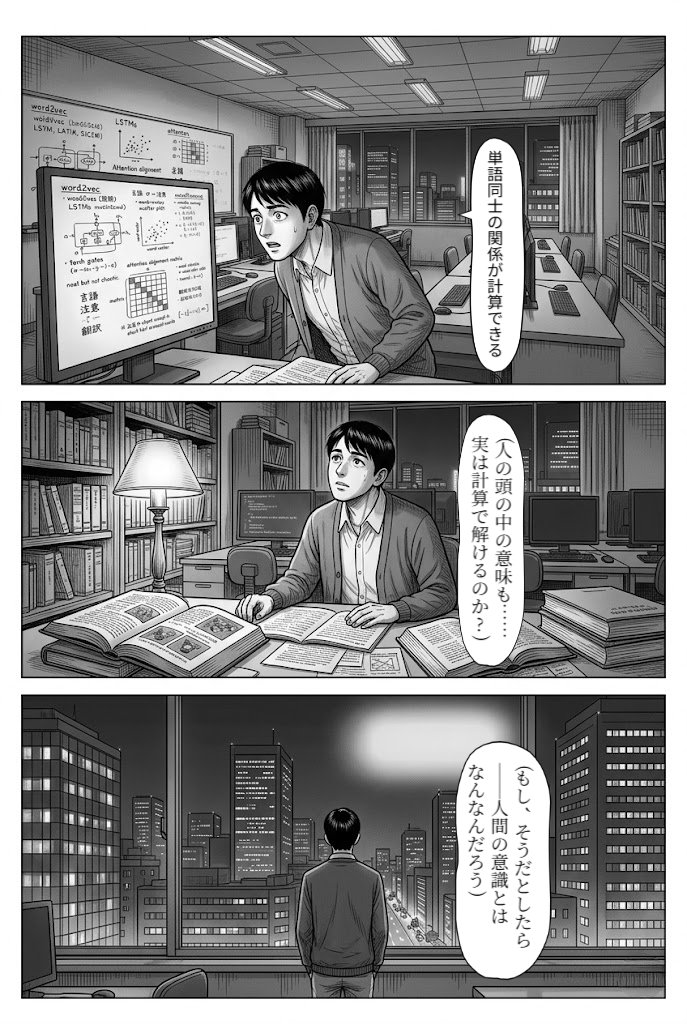
#> input picture pub/epoch/a2-c9e74fcdca2630e9/img/0297d4998adb.jpg, 687 x 1024 px, found by its file name
$ jupyter execute cnn_on_your_image.ipynb
#> lines starting #> are read from the running program, lines starting #| are printed output that depends on the picture
# 畳み込みを、自分の画像で動かす

畳み込み・ReLU・プーリングを、ライブラリに任せず **for ループで** 書きます。
そして **あなたの写真** に掛けます。

図解は決まった小さな格子でしか動かせません。ここでは実物の画像で、
「機械が見るとはどういうことか」を確かめます。

- **戻る**: [畳み込みとプーリング](https://manga-epoch.pages.dev/pub/epoch/arc2/figures_cnn.html) — 同じ内容をスライダで動かせます
- **必要なもの**: NumPy・matplotlib・Pillow（Colab の標準環境でそのまま動きます）
- 上から順に実行してください（Colab では `Shift + Enter`）。

## 0. 画像を用意する

**自分の画像を使う場合**: 下のセルを実行するとファイル選択が出ます（Colab のみ）。
自分で撮った写真など、使う権利のある画像にしてください。

**何も選ばなかった場合**: その場で合成した画像を使います（外部の素材は使いません）。

[cell 1]
import numpy as np, matplotlib.pyplot as plt
from PIL import Image

def synthetic(n=192):
    """外部素材を使わずに、輪郭・縞・なだらかな面がそろった画像を作る。"""
    y, x = np.mgrid[0:n, 0:n]
    img = np.full((n, n), 0.45)
    img[(x - n*0.32)**2 + (y - n*0.36)**2 < (n*0.17)**2] = 0.92     # 円
    img[int(n*0.60):int(n*0.86), int(n*0.14):int(n*0.52)] = 0.12    # 四角
    img += 0.22 * (np.sin(x / 3.0) > 0) * ((x > n*0.58) & (y > n*0.14) & (y < n*0.5))
    img += np.linspace(0, .18, n)[None, :]                          # ゆるい明暗
    return np.clip(img, 0, 1)

img = None
try:
    from google.colab import files                    # Colab のときだけ通る
    up = files.upload()
#> the answer given: 0297d4998adb.jpg
    if up:
        name = list(up)[0]
        img = np.asarray(Image.open(name).convert("L"), dtype=float) / 255.0
        print(f"{name} を読み込みました")
except Exception:
    pass

if img is None:
    img = synthetic()
    print("合成画像を使います")

# 大きすぎると for ループが遅いので長辺 256px に収める
if max(img.shape) > 256:
    s = 256 / max(img.shape)
#> s = 0.25
    img = np.asarray(Image.fromarray((img*255).astype(np.uint8))
                     .resize((int(img.shape[1]*s), int(img.shape[0]*s))), float) / 255.0
#> img: shape (256, 171) float64

print("形:", img.shape, " 値の範囲:", round(img.min(), 2), "〜", round(img.max(), 2))
#| 形: (256, 171)  値の範囲: 0.0 〜 1.0
plt.figure(figsize=(4.5, 4.5)); plt.imshow(img, cmap="gray", vmin=0, vmax=1)
plt.title(f"input {img.shape}"); plt.axis("off"); plt.show()

## 1. 画像は、数の格子

グレースケールの画像は、明るさ（0 = 黒、1 = 白）が並んだ 2 次元配列です。
左上の 8×8 を数字で覗きます。

[cell 2]
np.set_printoptions(precision=2, suppress=True, linewidth=120)
print(img[:8, :8])
#| [[1. 1. 1. 1. 1. 1. 1. 1.]
#|  [1. 1. 1. 1. 1. 1. 1. 1.]
#|  [1. 1. 1. 1. 1. 1. 1. 1.]
#|  [1. 1. 1. 1. 1. 1. 1. 1.]
#|  [1. 1. 1. 1. 1. 1. 1. 1.]
#|  [1. 1. 1. 1. 1. 1. 1. 1.]
#|  [1. 1. 1. 1. 1. 1. 1. 1.]
#|  [1. 1. 1. 1. 1. 1. 1. 1.]]

## 2. 畳み込み

小さな格子（**カーネル**）を画像の上で滑らせ、重なった部分どうしを掛けて足します。

$$y[i,j]=\sum_{u=0}^{K-1}\sum_{v=0}^{K-1} x[i\cdot S+u,\; j\cdot S+v]\;k[u,v]$$

$K$ がカーネルの大きさ、$S$ がずらす幅（ストライド）です。
ライブラリを使わず、そのまま書きます。

[cell 3]
def conv2d(x, k, stride=1, pad=0):
#> called with x = array of shape (5, 5), k = array of shape (3, 3), stride = 1, pad = 0
    if pad:
        x = np.pad(x, pad, mode="edge")
    K = k.shape[0]
    H = (x.shape[0] - K) // stride + 1
    W = (x.shape[1] - K) // stride + 1
    out = np.zeros((H, W))
    for i in range(H):
        for j in range(W):
            patch = x[i*stride:i*stride+K, j*stride:j*stride+K]
            out[i, j] = np.sum(patch * k)          # 掛けて、足す。これだけ
    return out

# 3×3 を手で組んで、動きを確かめる
tiny = np.arange(25, dtype=float).reshape(5, 5)
kid  = np.zeros((3, 3)); kid[1, 1] = 1.0           # 中央だけ 1 = 何もしないカーネル
print("入力:\n", tiny)
print("\n恒等カーネルを通すと、真ん中の 3×3 がそのまま出る:\n", conv2d(tiny, kid))

### カーネルを取り替えると、拾うものが変わる

同じ演算のまま、格子の数字だけを変えます。

[cell 4]
kernels = {
    "vertical edge":   np.array([[-1, 0, 1], [-2, 0, 2], [-1, 0, 1]], float),
    "horizontal edge": np.array([[-1, -2, -1], [0, 0, 0], [1, 2, 1]], float),
    "blur":            np.ones((3, 3)) / 9.0,
    "sharpen":         np.array([[0, -1, 0], [-1, 5, -1], [0, -1, 0]], float),
}

fig, axes = plt.subplots(1, 5, figsize=(17, 3.6))
axes[0].imshow(img, cmap="gray"); axes[0].set_title("input"); axes[0].axis("off")
for ax, (name, k) in zip(axes[1:], kernels.items()):
    o = conv2d(img, k, pad=1)
    ax.imshow(o, cmap="gray"); ax.set_title(name); ax.axis("off")
    print(f"{name:16} 出力 {o.shape}  範囲 {o.min():+.2f} 〜 {o.max():+.2f}")
#> this loop made 4 passes
#| vertical edge    出力 (256, 171)  範囲 -3.91 〜 +3.64
#| horizontal edge  出力 (256, 171)  範囲 -4.00 〜 +3.58
#| blur             出力 (256, 171)  範囲 +0.00 〜 +1.00
#| sharpen          出力 (256, 171)  範囲 -1.16 〜 +2.42
#> pass 1, `o = conv2d(img, k, pad=1)`:
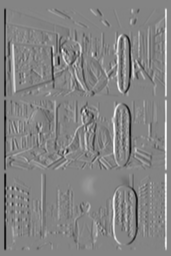
#> o: shape (256, 171) float64; min -3.91, max 3.64, mean -2.01e-05; drawn with min black and max white
#> after the loop:
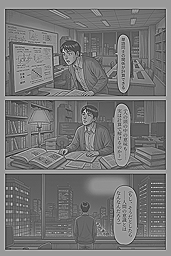
#> o: shape (256, 171) float64; min -1.16, max 2.42, mean 0.539; drawn with min black and max white
plt.tight_layout(); plt.show()

`vertical edge` は縦の輪郭だけ、`horizontal edge` は横の輪郭だけが残ります。
**同じ画像・同じ演算で、格子の数字が違うだけ**です。

畳み込み層の学習とは、この 9 個の数字をデータから決めることにほかなりません。
人が「縦の輪郭を見ろ」と教えるのではなく、そうすると都合がいいと機械が見つけます。

## 3. 出力の大きさ

パディング $P$、ストライド $S$、カーネル $K$ のとき、出力の一辺は

$$\left\lfloor\frac{W-K+2P}{S}\right\rfloor+1$$

になります。**式が実際と合うか、総当たりで確かめます。**

[cell 5]
W = img.shape[1]
#> W = 171
ok = True
print(f"{'K':>2} {'S':>2} {'P':>2} | {'式':>5} {'実際':>5}")
for K in (3, 5, 7):
    for S in (1, 2, 3):
        for P in (0, 1, 2):
            k = np.ones((K, K)) / (K*K)
            actual = conv2d(img, k, stride=S, pad=P).shape[1]
            formula = (W - K + 2*P) // S + 1
            ok &= actual == formula
            print(f"{K:>2} {S:>2} {P:>2} | {formula:>5} {actual:>5}"
                  + ("" if actual == formula else "   ← 不一致"))
#> after the loop, ok = True
print("\n→ すべて一致。" if ok else "\n→ 不一致あり。")
#| → すべて一致。

ストライドを 2 にすると出力が約半分になります。**画像を縮めながら見る**ということで、
深い層ほど「広い範囲をまとめて見る」ようになる仕組みの一つです。

## 4. ReLU — 負を捨てる

$$\mathrm{ReLU}(z)=\max(0,z)$$

輪郭検出の出力には正と負の両方が出ます（明→暗と暗→明）。
ReLU を通すと**片側だけ**が残ります。

[cell 6]
edge = conv2d(img, kernels["vertical edge"], pad=1)
relu = np.maximum(0, edge)

fig, axes = plt.subplots(1, 3, figsize=(13, 3.8))
axes[0].imshow(edge, cmap="RdBu_r", vmin=-2, vmax=2); axes[0].set_title("conv (red=+, blue=-)")
axes[1].imshow(relu, cmap="gray"); axes[1].set_title("after ReLU")
axes[2].hist(edge.ravel(), bins=60, color="#B4493F", alpha=.6, label="conv")
axes[2].hist(relu.ravel(), bins=60, color="#6E7BA8", alpha=.6, label="ReLU")
axes[2].set_yscale("log"); axes[2].legend(); axes[2].set_title("distribution")
for a in axes[:2]: a.axis("off")
plt.tight_layout(); plt.show()
#> after `plt.tight_layout()`:
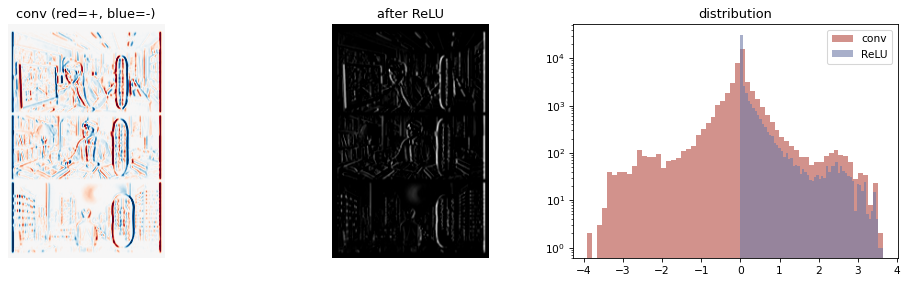
#> figure drawn by matplotlib, 3 panels; panel 3: tallest bar 15296 high, from x = -0.00948 to 0.116; panel 3: tallest bar 30773 high, from x = -3.47e-18 to 0.0607
print(f"負の値: 変換前 {(edge < 0).mean()*100:.1f}%  →  変換後 {(relu < 0).mean()*100:.1f}%")
#| 負の値: 変換前 45.6%  →  変換後 0.0%

## 5. プーリング — 位置ずれに強くする

小さな窓ごとに代表値を 1 つ取ります。最大値なら max pooling、平均なら average pooling。

[cell 7]
def pool2d(x, size=2, mode="max"):
    H, W = x.shape[0] // size, x.shape[1] // size
#> H = 128; W = 85
    v = x[:H*size, :W*size].reshape(H, size, W, size)
    return v.max(axis=(1, 3)) if mode == "max" else v.mean(axis=(1, 3))

fig, axes = plt.subplots(1, 3, figsize=(13, 3.8))
for ax, (t, o) in zip(axes, [("input", relu),
                             ("max pool 2x2", pool2d(relu, 2, "max")),
                             ("avg pool 2x2", pool2d(relu, 2, "avg"))]):
    ax.imshow(o, cmap="gray"); ax.set_title(f"{t}  {o.shape}"); ax.axis("off")
#> this loop made 3 passes
#> t on passes 1 to 3: 'input', 'max pool 2x2', 'avg pool 2x2'
plt.tight_layout(); plt.show()
#> after `plt.tight_layout()`:
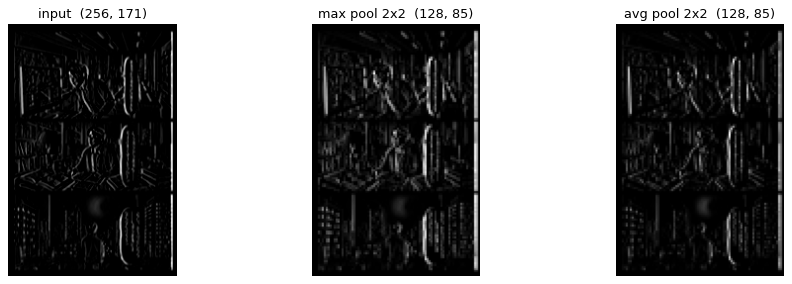
#> figure drawn by matplotlib, 3 panels

### 検算 — 「位置ずれに強い」は本当か

そう言われますが、確かめないと主張のままです。**画像を横にずらして**、
ずらす前との違いを測ります。

ここで測り方に注意が要ります。max pooling は窓の**最大値**を取るので、
出力の値そのものが元より大きくなります。そのまま引き算して比べると、
プーリングした側が不利になるだけで、何も分かりません。

そこで **自分の大きさで割った相対変化** を見ます。

$$\text{相対変化}=\frac{\overline{|f(\text{ずらした画像})-f(\text{元の画像})|}}{\overline{|f(\text{元の画像})|}}$$

[cell 8]
def shift(x, d):
    return np.roll(x, d, axis=1)

KV = kernels["vertical edge"]
base = np.maximum(0, conv2d(img, KV, pad=1))

print("値の大きさ（平均絶対値）")
print(f"  畳み込みのまま {np.abs(base).mean():.4f} / "
      f"pool 2x2 {np.abs(pool2d(base,2)).mean():.4f} / "
      f"pool 4x4 {np.abs(pool2d(base,4)).mean():.4f}")
#> call 3 of pool2d, with size = 2, mode = 'max'
#> in pool2d (call 3), `return v.max(axis=(1, 3)) if mode == "max" else v.mean(axis=(1, 3))`:
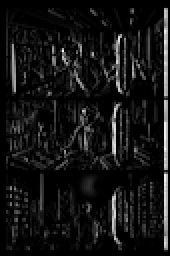
#> returned value: shape (128, 85) float64 (shown 2 times larger); min 0, max 3.64, mean 0.291; drawn with min black and max white
#|   畳み込みのまま 0.1566 / pool 2x2 0.2907 / pool 4x4 0.5052
print("  → プーリング後のほうが値が大きい。絶対差のままでは比較にならない\n")

def relative_change(f, sh):
    a, b = f(sh), f(base)
    return np.abs(a - b).mean() / (np.abs(b).mean() + 1e-12)

print(f"{'ずれ':>5} | {'畳み込みのまま':>14} {'max pool 2x2':>13} {'max pool 4x4':>13}")
for d in (1, 2, 3, 4, 8):
    sh = np.maximum(0, conv2d(shift(img, d), KV, pad=1))
    r0 = relative_change(lambda z: z, sh)
    r2 = relative_change(lambda z: pool2d(z, 2), sh)
    r4 = relative_change(lambda z: pool2d(z, 4), sh)
    mark = "  ← 窓より大きいずれ" if d > 4 else ""
    print(f"{d:>3}px | {r0:>14.3f} {r2:>13.3f} {r4:>13.3f}{mark}")
#> this loop made 5 passes
#> (r0, r2, r4) on passes 1 to 5: (1.03, 0.564, 0.182), (1.63, 1.1, 0.43), (1.71, 1.37, 0.747), (1.69, 1.4, 0.908), (1.68, 1.41, 1.12)
#|   1px |          1.030         0.564         0.182
#|   2px |          1.634         1.101         0.430
#|   3px |          1.711         1.365         0.747
#|   4px |          1.692         1.402         0.908
#|   8px |          1.684         1.408         1.123  ← 窓より大きいずれ
#> pass 1, in conv2d (call 35), `x = np.pad(x, pad, mode="edge")`:
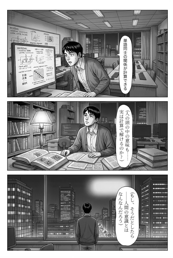
#> x: shape (258, 173) float64; min 0, max 1, mean 0.548
#> pass 1, `sh = np.maximum(0, conv2d(shift(img, d), KV, pad=1))`:
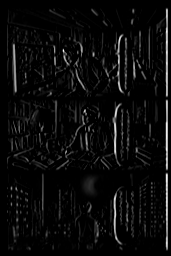
#> sh: shape (256, 171) float64; min 0, max 3.64, mean 0.157; drawn with min black and max white
#> pass 1, in relative_change (call 2), `a, b = f(sh), f(base)`:
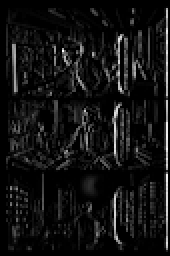
#> a: shape (128, 85) float64 (shown 2 times larger); min 0, max 3.64, mean 0.265; drawn with min black and max white
#> pass 1, in relative_change (call 3), `a, b = f(sh), f(base)`:
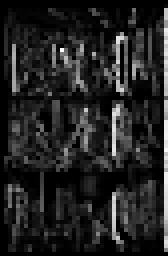
#> a: shape (64, 42) float64 (shown 4 times larger); min 0, max 3.64, mean 0.508; drawn with min black and max white

読み取れることは、教科書的な「プーリングは位置ずれに強い」より少し厳密です。

- **ずれが窓より小さいうち**（1〜2px に対し窓 4）は、プーリングを通すほど変化が小さい。
  同じ窓の中で最大値を取る位置が入れ替わるだけなので、出力が変わらない
- **ずれが窓を超えると**、効果が消えます。値が隣の窓へ移ってしまうので、
  プーリングしてもしなくても同じか、むしろ大きく変わることもある

つまり **「どんなずれにも強い」のではなく、「窓の中のずれを吸収する」**。
だから CNN は小さなプーリングを何度も重ねます。1 回で大きな窓を使うのではなく、
段を追うごとに少しずつ吸収する範囲を広げていくわけです。

代わりに失うものもあります。**どこにあったかの情報**です。
分類には都合がよく、位置を答える検出やセグメンテーションでは困る
（[どこに何がある？](https://manga-epoch.pages.dev/pub/epoch/arc2/figures_detect.html)）。

## 6. 積む

畳み込み → ReLU → プーリングを 1 組として、繰り返します。
**通るたびに小さくなり、残るものが絞られていきます。**

[cell 9]
stage = img.copy()
fig, axes = plt.subplots(1, 4, figsize=(16, 4))
axes[0].imshow(stage, cmap="gray"); axes[0].set_title(f"input {stage.shape}"); axes[0].axis("off")
for i, ax in enumerate(axes[1:], start=1):
    stage = pool2d(np.maximum(0, conv2d(stage, kernels["vertical edge"], pad=1)), 2)
    ax.imshow(stage, cmap="gray"); ax.set_title(f"block {i}  {stage.shape}"); ax.axis("off")
    print(f"block {i}: {stage.shape}  画素数 {stage.size:,}")
#> this loop made 3 passes
#> pass 3, `stage = pool2d(np.maximum(0, conv2d(stage, kernels["vertical edge"], p..`:
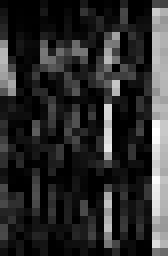
#> stage: shape (32, 21) float64 (shown 8 times larger); min 0, max 53.76, mean 9.5; drawn with min black and max white
plt.tight_layout(); plt.show()
print(f"\n入力 {img.size:,} 画素 → 最後 {stage.size:,} 画素（約 {img.size/stage.size:.0f} 分の 1）")
#| 入力 43,776 画素 → 最後 672 画素（約 65 分の 1）

$ run again, on pub/epoch/a2-c9e74fcdca2630e9/img/047d8116d3a9.jpg
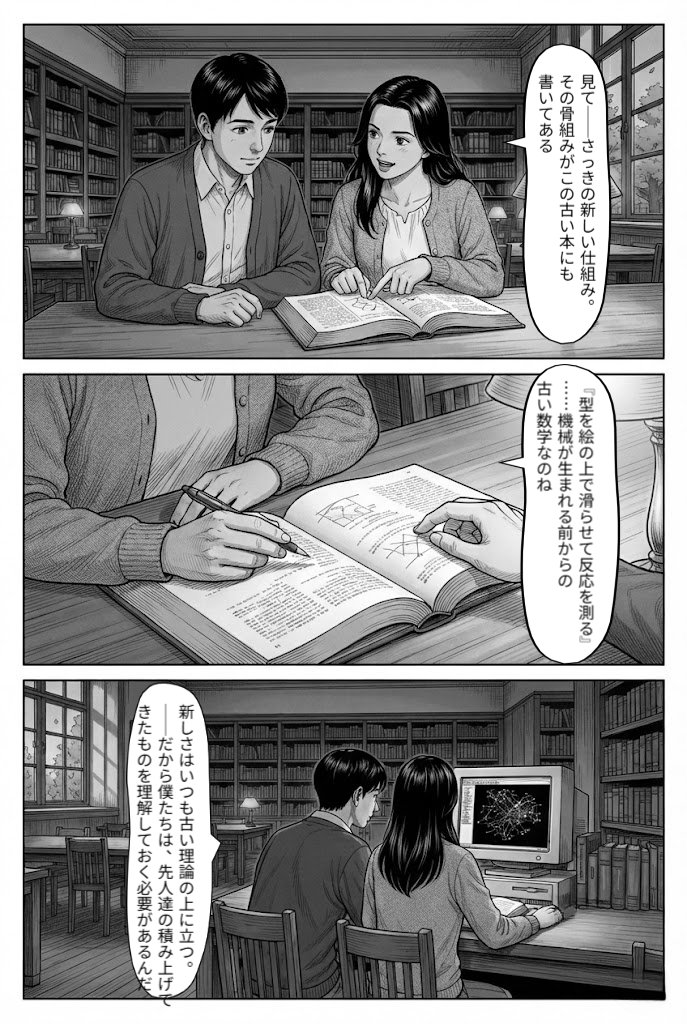
#> input picture pub/epoch/a2-c9e74fcdca2630e9/img/047d8116d3a9.jpg, 687 x 1024 px, found by its file name
#| 形: (256, 171)  値の範囲: 0.0 〜 1.0
#| [[1.   1.   1.   1.   1.   1.   1.   1.  ]
#|  [1.   1.   1.   1.   1.   1.   1.   1.  ]
#|  [1.   1.   1.   1.   1.   1.   1.   1.  ]
#|  [1.   1.   1.   1.   1.   1.   1.   1.  ]
#|  [1.   1.   1.   1.   0.99 1.   1.   1.  ]
#|  [1.   1.   1.   1.   1.   0.94 0.83 0.82]
#> (further printed lines are left out)
#> the loop `for ax, (name, k) in zip(axes[1:], kernels.items()):` made 4 passes
#| vertical edge    出力 (256, 171)  範囲 -3.86 〜 +3.96
#| horizontal edge  出力 (256, 171)  範囲 -3.83 〜 +3.81
#| blur             出力 (256, 171)  範囲 +0.00 〜 +1.00
#| sharpen          出力 (256, 171)  範囲 -1.33 〜 +2.40
#| → すべて一致。
#| 負の値: 変換前 45.4%  →  変換後 0.0%
#> in pool2d, `H, W = x.shape[0] // size, x.shape[1] // size`: H = 128; W = 85
#> the loop `for ax, (t, o) in zip(axes, [("input", relu), ("max pool 2x2", pool2d(..` made 3 passes
#> t on passes 1 to 3: 'input', 'max pool 2x2', 'avg pool 2x2'
#|   畳み込みのまま 0.1688 / pool 2x2 0.3003 / pool 4x4 0.5594
#> the loop `for d in (1, 2, 3, 4, 8):` made 5 passes
#> (r0, r2, r4) on passes 1 to 5: (1.04, 0.611, 0.269), (1.59, 1.15, 0.462), (1.71, 1.35, 0.647), (1.64, 1.35, 0.805), (1.7, 1.44, 1.05)
#> (printed output is left out)
#> pass 1, in relative_change (call 2), `a, b = f(sh), f(base)`:
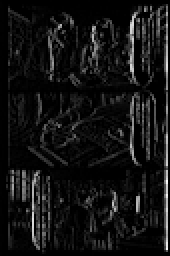
#> a: shape (128, 85) float64 (shown 2 times larger); min 0, max 3.96, mean 0.299; drawn with min black and max white
#> the loop `for i, ax in enumerate(axes[1:], start=1):` made 3 passes
#> pass 3, `stage = pool2d(np.maximum(0, conv2d(stage, kernels["vertical edge"], p..`:
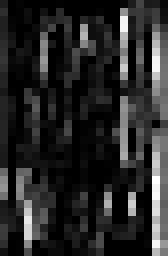
#> stage: shape (32, 21) float64 (shown 8 times larger); min 0, max 54.74, mean 8.7; drawn with min black and max white
#| 入力 43,776 画素 → 最後 672 画素（約 65 分の 1）

$ run again, on pub/epoch/a2-c9e74fcdca2630e9/img/05a34f253a8c.jpg
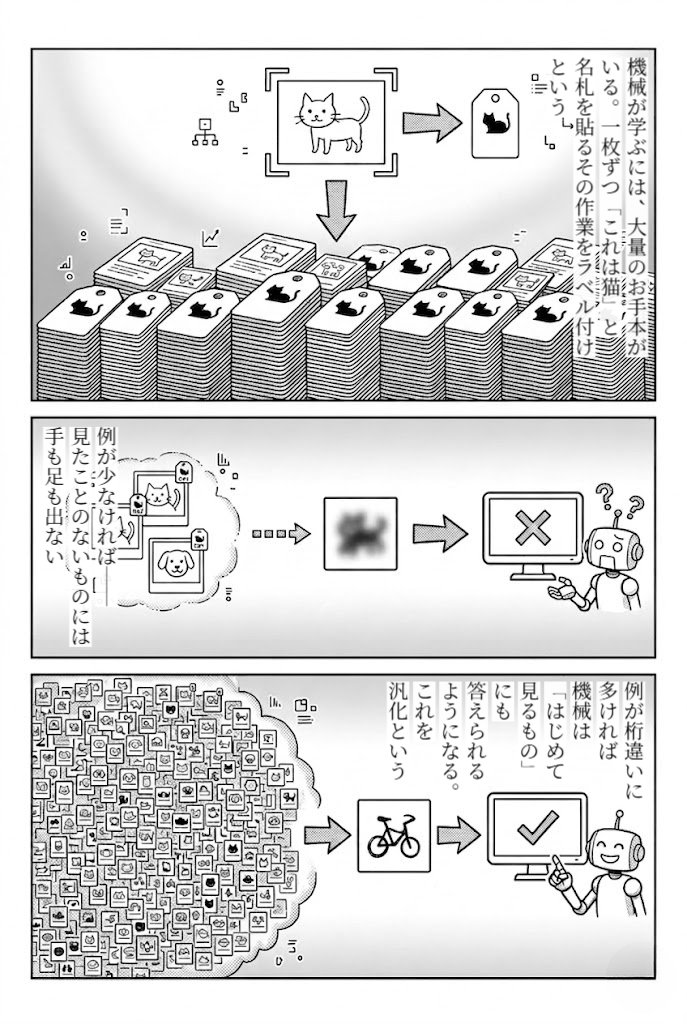
#> input picture pub/epoch/a2-c9e74fcdca2630e9/img/05a34f253a8c.jpg, 687 x 1024 px, found by its file name
#| 形: (256, 171)  値の範囲: 0.0 〜 1.0
#| [[1. 1. 1. 1. 1. 1. 1. 1.]
#|  [1. 1. 1. 1. 1. 1. 1. 1.]
#|  [1. 1. 1. 1. 1. 1. 1. 1.]
#|  [1. 1. 1. 1. 1. 1. 1. 1.]
#|  [1. 1. 1. 1. 1. 1. 1. 1.]
#|  [1. 1. 1. 1. 1. 1. 1. 1.]
#> (further printed lines are left out)
#> the loop `for ax, (name, k) in zip(axes[1:], kernels.items()):` made 4 passes
#| vertical edge    出力 (256, 171)  範囲 -3.87 〜 +2.95
#| horizontal edge  出力 (256, 171)  範囲 -3.91 〜 +4.00
#| blur             出力 (256, 171)  範囲 +0.03 〜 +1.00
#| sharpen          出力 (256, 171)  範囲 -1.80 〜 +2.67
#| → すべて一致。
#| 負の値: 変換前 37.7%  →  変換後 0.0%
#> in pool2d, `H, W = x.shape[0] // size, x.shape[1] // size`: H = 128; W = 85
#> the loop `for ax, (t, o) in zip(axes, [("input", relu), ("max pool 2x2", pool2d(..` made 3 passes
#> t on passes 1 to 3: 'input', 'max pool 2x2', 'avg pool 2x2'
#|   畳み込みのまま 0.1232 / pool 2x2 0.2420 / pool 4x4 0.4781
#> the loop `for d in (1, 2, 3, 4, 8):` made 5 passes
#> (r0, r2, r4) on passes 1 to 5: (1.16, 0.612, 0.264), (1.71, 1.12, 0.448), (1.68, 1.31, 0.58), (1.62, 1.33, 0.733), (1.59, 1.26, 0.857)
#> (printed output is left out)
#> the loop `for i, ax in enumerate(axes[1:], start=1):` made 3 passes
#> pass 3, `stage = pool2d(np.maximum(0, conv2d(stage, kernels["vertical edge"], p..`:
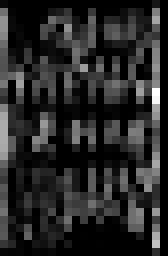
#> stage: shape (32, 21) float64 (shown 8 times larger); min 0, max 34.03, mean 5.3; drawn with min black and max white
#| 入力 43,776 画素 → 最後 672 画素（約 65 分の 1）
